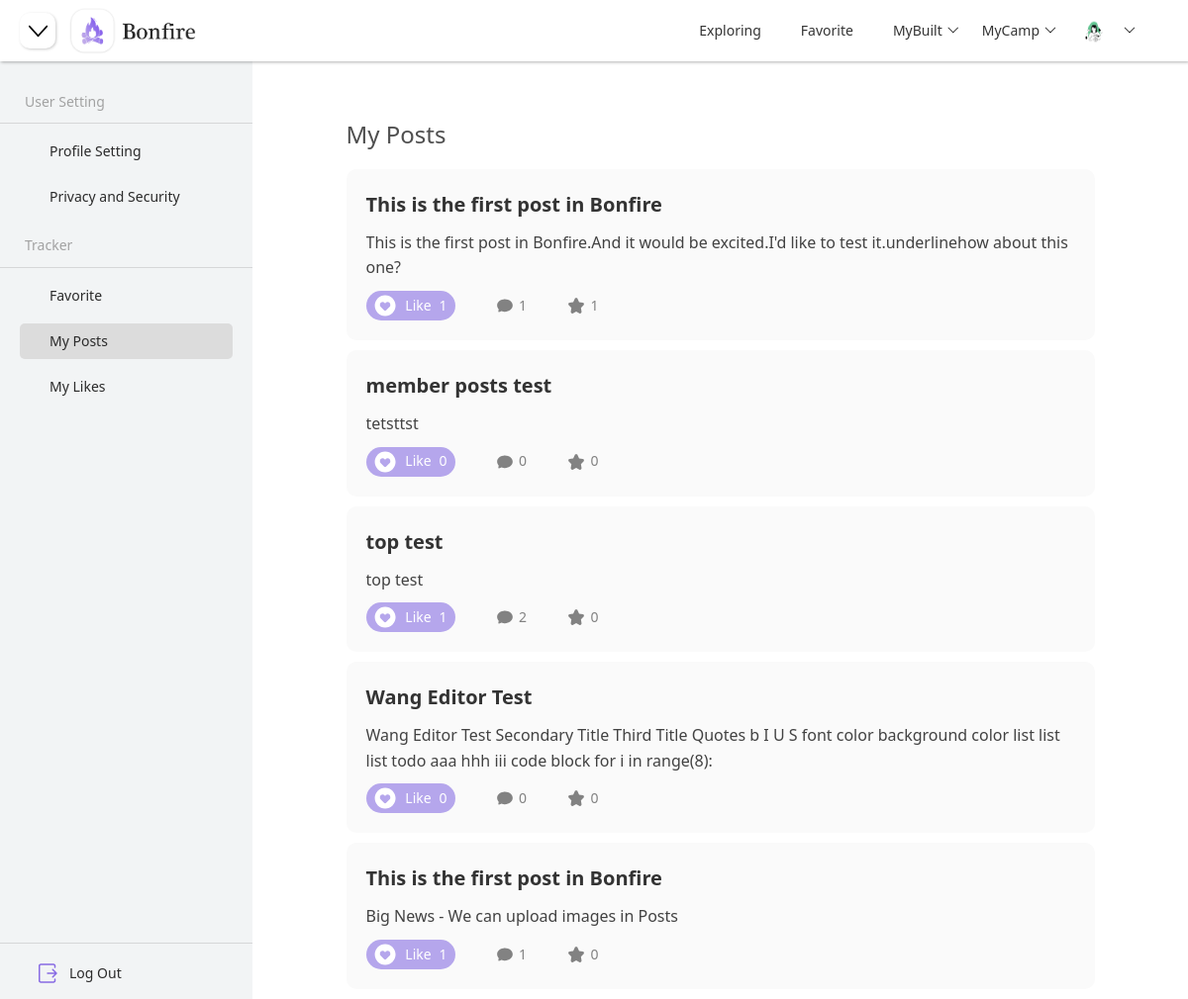
Page /user/myposts (signed in) on the earlier database version.
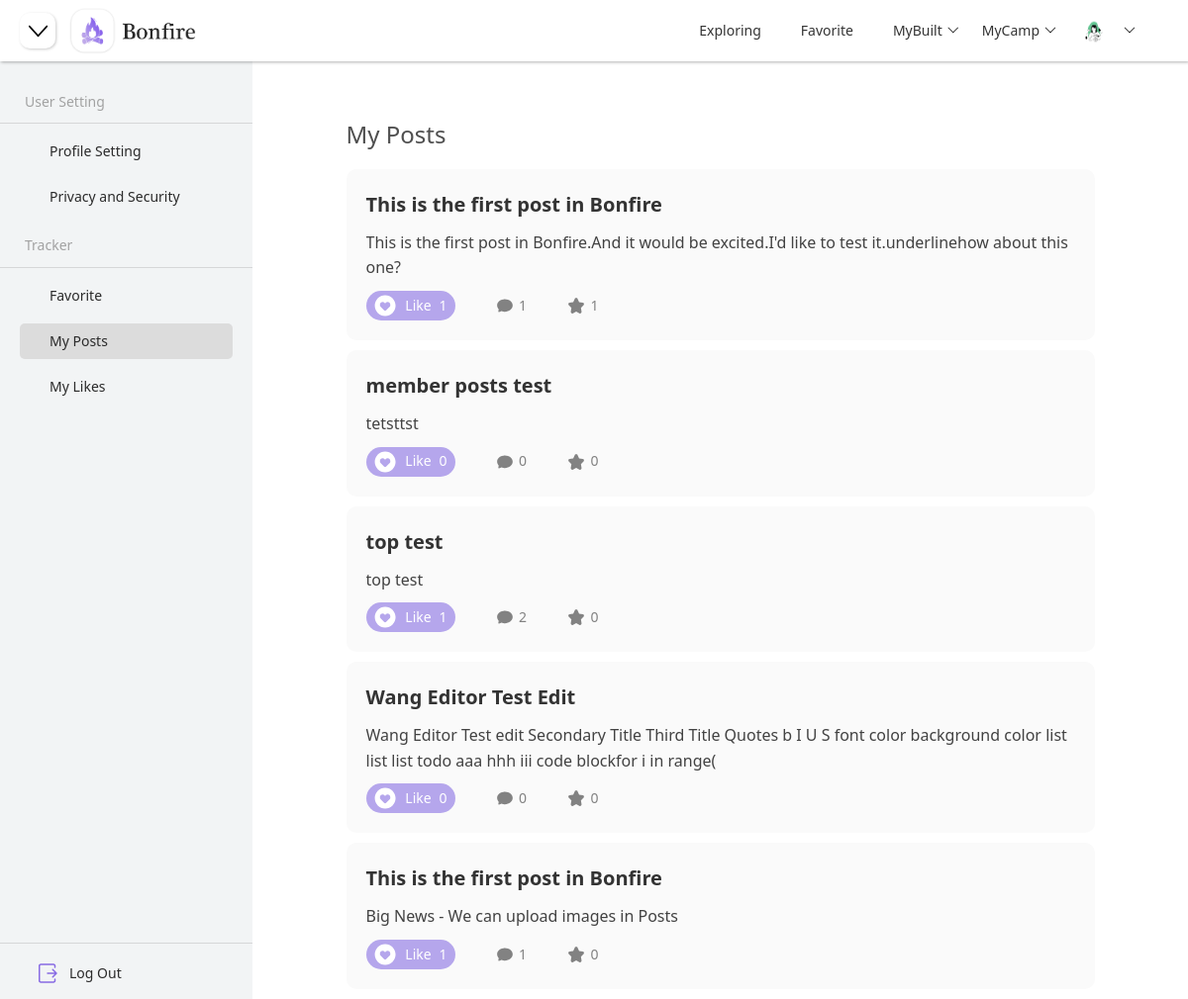
Same page on the later database version.
### models.py (models this page shows)
class PostModel(db.Model):
    __tablename__ = "post"
    id = db.Column(db.Integer, primary_key=True, autoincrement=True)
    title = db.Column(db.String(100), nullable=False, unique=False)
    content = db.Column(db.Text, nullable=True)
    create_time = db.Column(db.DateTime, default=datetime.now)
    update_time = db.Column(db.DateTime, default=datetime.now)
    is_top = db.Column(db.Boolean, default=False)
    is_notice = db.Column(db.Boolean, default=False)
    is_delete = db.Column(db.Boolean, default=False)
    description = db.Column(db.String(200), nullable=True)
    favorite_count = db.Column(db.Integer, default=0)
    comment_count = db.Column(db.Integer, default=0)
    like_count = db.Column(db.Integer, default=0)
    user_id = db.Column(db.Integer, db.ForeignKey("user.id"))
    camp_id = db.Column(db.Integer, db.ForeignKey("camp.id"))
    category_id = db.Column(db.Integer, db.ForeignKey("category.id"))
    user = db.relationship("UserModel", backref="posts")
    camp = db.relationship("CampModel", backref="posts")
    category = db.relationship("CategoryModel", backref="posts")

### blueprints/user.py (the view)
class MyPost(Resource):
    method_decorators = [login_required]
    def get(self):
        posts = []
        post = {}
        post_models = PostModel.query.filter_by(user_id=g.user.id, is_delete=0).all()
        for post_model in post_models:
            post["title"] = post_model.title
            post["description"] = post_model.description
            post["like_count"] = post_model.like_count
            post["comment_count"] = post_model.comment_count
            post["favorite_count"] = post_model.favorite_count
            post["camp_id"] = post_model.camp_id
            post["category_id"] = post_model.category_id
            post["post_id"] = post_model.id
            posts.append(post)
            post = {}
        if len(posts) == 0:
            posts = None
        camp_builders = get_all_camp_builder()
        camp_joins = get_all_camp_join()
        return render_template("lists.html", status="myposts", posts=posts, user=g.user, camp_builders=camp_builders, camp_joins=camp_joins)

### app.py (called while the page is built)
@app.before_request
def before_request():
    user_id = session.get("user_id")
    if user_id:
        try:
            user = UserModel.query.get(user_id)
            g.user = user
        except:
            g.user = None

@app.context_processor
def context_processor():
    if hasattr(g, "user"):
        return {"user": g.user}
    else:
        return {}

### blueprints/user.py (called while the page is built)
@api.representation('text/html')
def output_html(data, code, headers=None):
    if isinstance(data, str):
        resp = Response(data)
        return resp
    else:
        return Response(json.dumps(data), mimetype='application/json')

### controller.py (called while the page is built)
def get_all_camp_builder():
    user_id = session.get("user_id")
    if user_id:
        camp_user = CampUserModel.query.filter_by(user_id=user_id, identity="Builder").all()
        camps = []
        camp_dict = {}
        for camp in camp_user:
            camp_dict["camp_id"] = camp.camp_id
            camp = CampModel.query.filter_by(id=camp.camp_id).first()
            camp_dict["camp_name"] = camp.name
            camps.append(camp_dict)
            camp_dict = {}
        return camps
    else:
        return {}

### templates/lists.html (shortened to what this page needs)
{% extends "components/index_navi.html" %}
{% block head %}
    <link rel="stylesheet" href="{{ url_for('static', filename='css/camp.css') }}">
    <link rel="stylesheet" href="{{ url_for('static', filename='css/profile.css') }}">
{% endblock %}
{% block navi_shrink %}
    <button class="justify-content-start shrink-btn" onclick="side()">
    </button>
{% endblock %}
{% block body %}
    {% include "components/profile_side.html" %}
    {% include "components/lists_container.html" %}
{% endblock %}

### templates/components/lists_container.html (shortened to what this page needs)
<div class="container-box" id="container-box">
    <div class="center" id="center-box-lists">
        {% if status == "favorite"  %}
            <h4 class="profile-page-title">My Favorite</h4>
        {% elif status == "myposts" %}
            <h4 class="profile-page-title">My Posts</h4>
        {% else %}
            <h4 class="profile-page-title">My Likes</h4>
        {% endif %}
        {% if posts != None %}
            {% for post in posts %}
                <div class="posts">
                    <div class="post-title">
                        <a class="post-title-content"
                           href="/camp/{{ post["camp_id"] }}/{{ post["category_id"] }}/{{ post["post_id"] }}">{{ post["title"] }}</a>
                    </div>
                    <div class="post-content">
                        <p class="post-content-text">
                            {{ post["description"] }}
                        </p>
                    </div>
                    <div class="post-info">
                        <div class="like">
                            <p class="like-info-text">Like</p>
                            <p class="like-info-num">{{ post["like_count"] }}</p>
                        </div>
                        <div class="comment">
                            <p>{{ post["comment_count"] }}</p>
                        </div>
                        <div class="favorite">
                            <p>{{ post["favorite_count"] }}</p>
                        </div>
                    </div>
                </div>
            {% endfor %}
        {% else %}
            <div style="text-align: center">
                <img src="/static/images/nothing.png" style="width: 50%" alt="nothing found here!">
            </div>
        {% endif %}
    </div>
</div>

Differences in the rows shown:
changed PostModel: title "Wang Editor Test" → "Wang Editor Test Edit"; description "Wang Editor Test Secondary Title Third Title Quotes b I U S font color background color list list list todo aaa hhh iii code block for i in range(8):" → "Wang Editor Test edit Secondary Title Third Title Quotes b I U S font color background color list list list todo aaa hhh iii code blockfor i in range("
